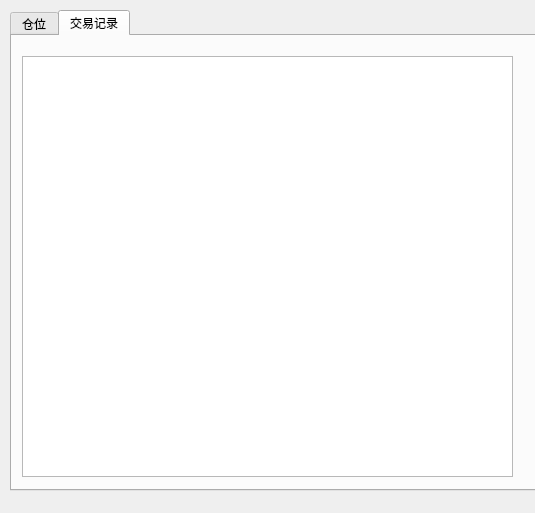
<?xml version="1.0" encoding="UTF-8"?>
<ui version="4.0">
 <class>RecordsForm</class>
 <widget class="QWidget" name="RecordsForm">
  <property name="geometry">
   <rect>
    <x>0</x>
    <y>0</y>
    <width>535</width>
    <height>513</height>
   </rect>
  </property>
  <property name="windowTitle">
   <string>交易记录仓位</string>
  </property>
  <widget class="QTabWidget" name="tabWidget">
   <property name="geometry">
    <rect>
     <x>10</x>
     <y>10</y>
     <width>531</width>
     <height>481</height>
    </rect>
   </property>
   <property name="currentIndex">
    <number>1</number>
   </property>
   <widget class="QWidget" name="tab_position">
    <attribute name="title">
     <string>仓位</string>
    </attribute>
    <widget class="QTableView" name="tbview_position">
     <property name="geometry">
      <rect>
       <x>20</x>
       <y>20</y>
       <width>431</width>
       <height>411</height>
      </rect>
     </property>
    </widget>
   </widget>
   <widget class="QWidget" name="tab_records">
    <attribute name="title">
     <string>交易记录</string>
    </attribute>
    <widget class="QTableView" name="tbview_fills">
     <property name="geometry">
      <rect>
       <x>10</x>
       <y>20</y>
       <width>491</width>
       <height>421</height>
      </rect>
     </property>
     <property name="sizeIncrement">
      <size>
       <width>2</width>
       <height>2</height>
      </size>
     </property>
    </widget>
   </widget>
  </widget>
 </widget>
 <resources/>
 <connections/>
</ui>
